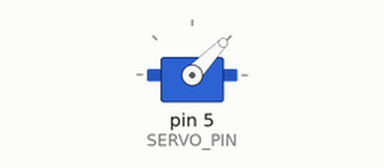
Simulated run of this sketch. Board: Arduino Uno, built with avr-gcc and run on an emulated ATmega328P. On the bench: servo. What the sketch prints to the serial monitor is not drawn.

Above: at 0.05 s.
At 3.0 s:
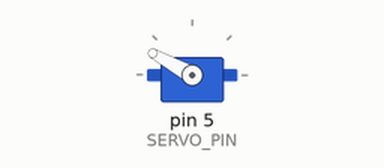
At 7.25 s:
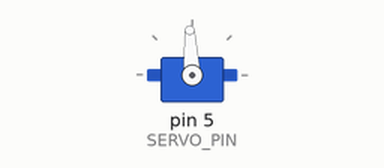
Timing chart, 0 to 9.4 s (numbered marks = the images above):
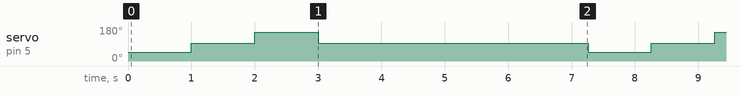

Measured:
- by itself, servo on pin 5 (SERVO_PIN): repeats every 7.3 s: 151° 1.0 s, 93° 4.3 s, 46° 1.0 s, 93° 1.0 s

The sketch:

servo-test.ino
```cpp
#include <Servo.h>

// Servo settings
const int SERVO_PIN = 5, SERVO_L = 2100, SERVO_N = 1500, SERVO_R = 1020;

// Timing constants
const int BAUD_RATE = 115200, DELAY_MS = 1000;

// Global variables
Servo servo;

void setup() {
  pinMode(SERVO_PIN, OUTPUT);
  servo.attach(SERVO_PIN);
  Serial.begin(BAUD_RATE);
}

void loop() {
  Serial.println("======= START OF THE TEST =======");

  // 1. Turn right
  Serial.println("First step: Turn right.");
  servo.writeMicroseconds(SERVO_R);
  delay(DELAY_MS);

  // 2. Straighten
  Serial.println("Second step: Straighten.");
  servo.writeMicroseconds(SERVO_N);
  delay(DELAY_MS);

  // 3. Turn left
  Serial.println("Third step: Turn left.");
  servo.writeMicroseconds(SERVO_L);
  delay(DELAY_MS);

  // 4. Straighten
  Serial.println("Fourth step: Straighten.");
  servo.writeMicroseconds(SERVO_N);
  delay(DELAY_MS);

  Serial.println("======= END OF THE TEST =======");
  delay(3*DELAY_MS);
}
```
